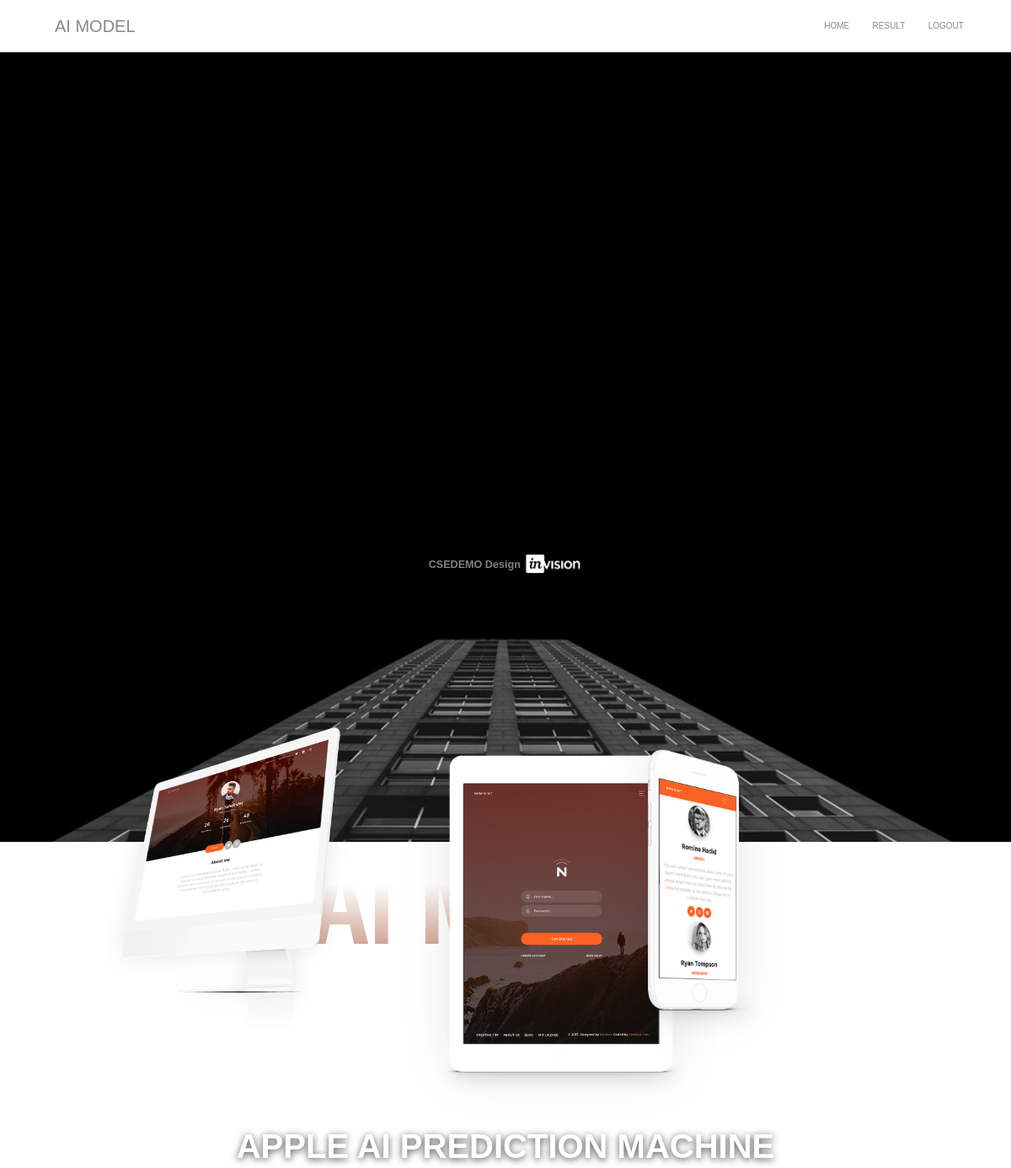
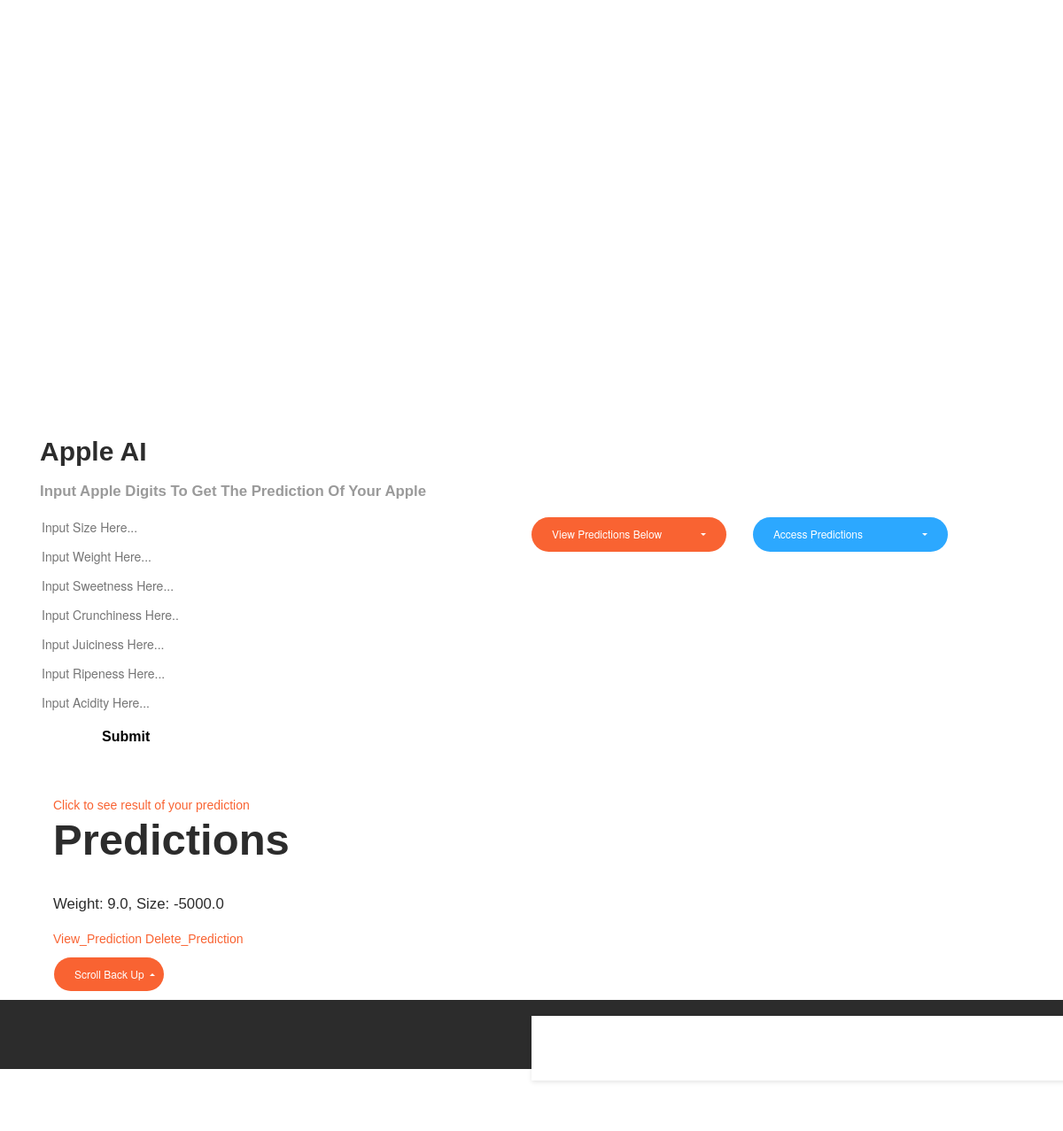
The page /accounts/ (signed in) on the database its author committed (2 pictures, top to bottom).
### accounts/models.py (models this page shows)
class Prediction(models.Model):
    Size = models.FloatField()
    Weight = models.FloatField()
    Sweetness = models.FloatField()
    Crunchiness = models.FloatField()
    Juiciness = models.FloatField()
    Ripeness = models.FloatField()
    Acidity = models.FloatField()
    time_date = models.DateTimeField(default=timezone.now)
    PredictionResult = models.CharField(blank=True, null=True, max_length=30)
    user = models.ForeignKey(User, default=None, on_delete=models.CASCADE)

### accounts/views.py (the view, shortened to what this page needs)
# urls.py: path('', views.home, name='home'),
@login_required
def home(request):
    selected_fields = Prediction.objects.filter(user=request.user).values(
        'id', 'Size', 'Weight', 'Sweetness', 'Crunchiness', 'Juiciness', 'Ripeness', 'Acidity'
    )
    user_id = request.user.id if isinstance(request.user, AnonymousUser) else None
    return render(request, 'index.html', {'selected_fields': selected_fields, 'user_id': user_id})

### accounts/templates/index.html (shortened to what this page needs)
<!DOCTYPE html>
<html lang="en"><head>
{% load static %}
<link href="./Now UI Kit Pro by Creative Tim_files/css" rel="stylesheet">
<link rel="stylesheet" href="{% static 'all.css' %}">
<link href="{% static 'bootstrap.min.css' %}" rel="stylesheet">
<link href="{% static 'now-ui-kit.minc8c4.css' %}" rel="stylesheet">
<link href="{% static 'demo.css' %}" rel="stylesheet">
</head>
<body class="index-page sidebar-collapse">
<nav class="navbar navbar-expand-lg bg-white fixed-top " color-on-scroll="500" >
  <div class="container" style="height: fit-content;">
      <div class="navbar-translate">
          <a class="navbar-brand" style="font-family: 'Gill Sans', 'Gill Sans MT', Calibri, 'Trebuchet MS', sans-serif; font-size: 20px;" href="#" rel="tooltip" title="" data-placement="bottom" target="_blank" data-original-title="Designed by Invision. Coded by Creative Tim">
              AI MODEL
          </a>
      </div>
      <div class="navbar-nav">
          {% if user.is_authenticated %}
          <li class="nav-item"><a href="{% url 'home' %}" class="nav-link">Home</a></li>
          <li class="nav-item"><a href="{% url 'result' %}" class="nav-link">Result</a></li>
          <li class="nav-item"><a href="{% url 'logout' %}" class="nav-link">Logout</a></li>
          {% else %}
          <li class="nav-item"><a href="{% url 'register' %}" class="nav-link">Register</a></li>
          <li class="nav-item"><a href="{% url 'login' %}" class="nav-link">Login</a></li>
          {% endif %}
      </div>
  </div>
</nav>
<div class="wrapper"><div class="page-header clear-filter" filter-color="orange">
<div class="rellax-header rellax-header-sky" data-rellax-speed="-4">
<div class="page-header-image" style="background: black;">
</div>
</div>
<div class="rellax-header rellax-header-buildings" data-rellax-speed="0">
<img class="page-header-image page-header-city" src="{% static 'coool.jpg'%}" alt="" style="object-fit: cover;">
</div>
</div>
<div class="rellax-text-container">
<h1 class="h1-seo rellax-text" data-rellax-speed="-1">AI MODEL</h1>
</div>
<h3 class="h3-description rellax-text" data-rellax-speed="-1" style="color: white; font-weight: bolder; font-size: 40px; font-family: 'Gill Sans', 'Gill Sans MT', Calibri, 'Trebuchet MS', sans-serif; ">APPLE AI PREDICTION MACHINE</h3>
<h6 class="category category-absolute rellax-text" data-rellax-speed="-1">CSEDEMO Design <a href="#" target="_blank"><img src="{% static 'invision-white-slim.png'%}" class="invision-logo"></a></h6>
</div>
<div class="main">
<div class="section section-images">
<div class="container">
<div class="row">
<div class="col-md-12">
<div class="hero-images-container">
<img src="{% static 'hero-image-1.png'%}" alt="">
</div>
<div class="hero-images-container-1">
<img src="{% static 'hero-image-2.png'%}" alt="">
</div>
<div class="hero-images-container-2">
<img src="{% static 'hero-image-3.png'%}" alt="">
</div>
</div>
</div>
</div>
</div>
<div class="section section-basic" id="basic-elements">
<div class="container">
<div id="inputs">
<h4 style=" font-weight: bolder; font-size: 30px; font-family: 'Gill Sans', 'Gill Sans MT', Calibri, 'Trebuchet MS', sans-serif; ">Apple AI</h4>
<p class="category">Input Apple Digits To Get The Prediction Of Your Apple</p>
<div class="row">
<form class="col-sm-6 col-lg-3 form-group" action="{% url 'home' %}" method="post">
<input class="form-group" type="number" value="" placeholder="Input Size Here..." class="form-control" name="Size" style=" border: none;" required>
<input class="form-group" type="number" value="" placeholder="Input Weight Here..." class="form-control" name="Weight" style=" border: none;" required>
<input class="form-group" type="number" value="" placeholder="Input Sweetness Here..." class="form-control" name="Sweetness" style=" border: none;" required>
<input class="form-group" type="number" value="" placeholder="Input Crunchiness Here..." class="form-control" name="Crunchiness" style=" border: none;" required>
<input class="form-group" type="number" value="" placeholder="Input Juiciness Here..." class="form-control" name="Juiciness" style=" border: none;" required>
<input class="form-group" type="number" value="" placeholder="Input Ripeness Here..." class="form-control" name="Ripeness" style=" border: none;" required>
<input class="form-group" type="number" value="" placeholder="Input Acidity Here..." class="form-control" name="Acidity" style=" border: none;" required>
<input class="form-group" type="submit" style=" background-color: transparent; /* Green */
border: none;
font-weight: bold;
color: black;
padding: 5px 70px;
text-align: center;
text-decoration: none;
display: inline-block;
font-size: 16px;
font-weight: bolder;  font-family: 'Gill Sans', 'Gill Sans MT', Calibri, 'Trebuchet MS', sans-serif;">
</form>
<div class="col-sm-6 col-lg-3">
</div>
<div class="row">
<div class="col-lg-6 col-md-8 col-sm-5">
<div class="dropdown bootstrap-select"><button type="button" class="dropdown-toggle btn btn-primary btn-round btn-block" data-toggle="dropdown" role="button" title="Single Option"><div class="filter-option"><div class="filter-option-inner"><div class="filter-option-inner-inner">View Predictions Below</div></div> </div></button></div>
</div>
<div class="col-lg-6 col-md-8 col-sm-5">
<div class="dropdown bootstrap-select show-tick"><button type="button" class="dropdown-toggle bs-placeholder btn btn-info btn-round btn-block" data-toggle="dropdown" role="button" title="Choose City"><div class="filter-option"><div class="filter-option-inner"><div class="filter-option-inner-inner">Access Predictions</div></div> </div></button></div>
</div>
</div>
</div>
<div class="col-md-4">
<div class="title">
</div>
<a href="{% url 'result' %}">Click to see result of your prediction</a>
<h1 style=" font-weight: bolder; font-family: 'Gill Sans', 'Gill Sans MT', Calibri, 'Trebuchet MS', sans-serif; ">Predictions</h1>
{% if user.is_authenticated %}
{% for item in selected_fields %}
   <p>Weight: {{ item.Weight }}, Size: {{ item.Size }}</p><a href="{% url 'posts' pk_test=item.id %}">View_Prediction</a>
    {% if item.id %}
        <a href="{% url 'delete' list_id=item.id %}">Delete_Prediction</a>
    {% endif %}
{% endfor %}
{% else %}
    <p>User is not authenticated</p>
{% endif %}
<div class="row">
<div class="col-lg-5 col-md-8">
<div class="dropup">
<button class="btn btn-primary btn-round dropdown-toggle btn-block" id="navbarDropdownMenuLink" data-toggle="dropdown" aria-haspopup="true" aria-expanded="false">
Scroll Back Up
</button>
</div>
</div>
</div>
</div>
</div>
</div>
<footer class="footer" data-background-color="black">
<div class=" container ">
<nav>
<ul>
<li>
<a href="#">
</a>
</li>
<li>
<a href="#">
</a>
</li>
<li>
<a href="#">
</a>
</li>
</ul>
</nav>
<div class="copyright" id="copyright">
© <script>document.getElementById('copyright').appendChild(document.createTextNode(new Date().getFullYear()))</script>Designed by <a href="#" target="_blank">Invision</a>. Coded by <a href="#" target="_blank">Creative Tim</a>.
</div>
</div>
</footer>
</div>
</div></body></html>

### accounts/static/demo.css (style rules this page uses)
.presentation-page .rellax-text-container,.index-page .rellax-text-container { max-width:1003px;margin:0 auto;text-align:center;position:relative;top:24% }
.presentation-page .rellax-text-container .h1-seo,.index-page .rellax-text-container .h1-seo { font-size:16.8em;text-transform:uppercase;font-weight:700;font-family:open sans condensed,sans-serif;z-index:1;letter-spacing:-10px;text-align:center;background:#ffedea;background:-moz-linear-gradient(top,#FFFFFF 35%,#c38775 100%);background:-webkit-linear-gradient(top,#FFFFFF 35%,#c38775 100%);background:linear-gradient(to bottom,#FFFFFF 35%,#c38775 100%);-webkit-background-clip:text;-webkit-text-fill-color:transparent }
.presentation-page .page-header-city,.index-page .page-header-city { background-size:cover;background-position:top;top:25.5%;background-repeat:no-repeat }
.presentation-page .h3-description,.index-page .h3-description { z-index:3;top:50%;position:absolute;width:100%;text-align:center;text-shadow:0 2px 8px rgba(0,0,0,.71) }
.presentation-page .category-absolute,.index-page .category-absolute { z-index:3 }
.presentation-page .rellax-header,.index-page .rellax-header { position:absolute;height:100%;width:100% }
.presentation-page .rellax-header-sky,.index-page .rellax-header-sky { z-index:0;height:50% }
.presentation-page .rellax-header-buildings,.index-page .rellax-header-buildings { z-index:2 }
.presentation-page .page-header,.index-page .page-header { background:#d0aea8 }
.index-page .rellax-text-container { top:22% }
.index-page .rellax-text-container .h1-seo { letter-spacing:-3px;font-size:10.3em }
@media only screen and (min-device-width:768px) and (max-device-width:1024px) { .index-page .category-absolute { top:90vh } }
@media only screen and (min-device-width:768px) and (max-device-width:1024px) { .footer ul { text-align:left } }
@media only screen and (min-device-width:768px) and (max-device-width:1024px) and (orientation:portrait) { .section-images .hero-images-container,.section-images .hero-images-container-1,.section-images .hero-images-container-2 { margin-top:-15vh;margin-left:80px } }
@media only screen and (min-device-width:768px) and (max-device-width:1024px) and (orientation:portrait) { .section-images .hero-images-container { max-width:300px } }
@media only screen and (min-device-width:768px) and (max-device-width:1024px) and (orientation:portrait) { .section-images .hero-images-container-1 { right:28%;top:40% } }
@media only screen and (min-device-width:768px) and (max-device-width:1024px) and (orientation:portrait) { .section-images .hero-images-container-2 { right:21%;top:55% } }
@media only screen and (min-device-width:768px) and (max-device-width:1024px) and (orientation:portrait) { .index-page .category-absolute { top:90vh } }
.invision-logo { max-width:70px;top:-2px;position:relative }
@media (max-width:1200px) and (min-width:991px) { .presentation-page .rellax-text-container,.index-page .rellax-text-container { max-width:900px;top:27% } }
@media (max-width:1200px) and (min-width:991px) { .index-page .rellax-text-container { top:23% } }
@media (max-width:1200px) and (min-width:991px) { .index-page .rellax-text-container .h1-seo { font-size:9em } }
.section-basic { padding-top:0 }
.section-images { padding-bottom:0;z-index:2 }

### accounts/templates/index.html (style rules this page uses)
body { margin: 0; font-family: 'Gill Sans', 'Gill Sans MT', Calibri, 'Trebuchet MS', sans-serif; }
nav { background-color: #fff; padding: 15px; box-shadow: 0 2px 5px rgba(0, 0, 0, 0.1); position: fixed; width: 100%; z-index: 1000; }
nav a { text-decoration: none; color: #333; padding: 10px 20px; }
.navbar-brand { font-size: 20px; }

### rows shown on the page
Prediction: Weight "9.0", Size "-5000.0", shows "Delete_Prediction"
